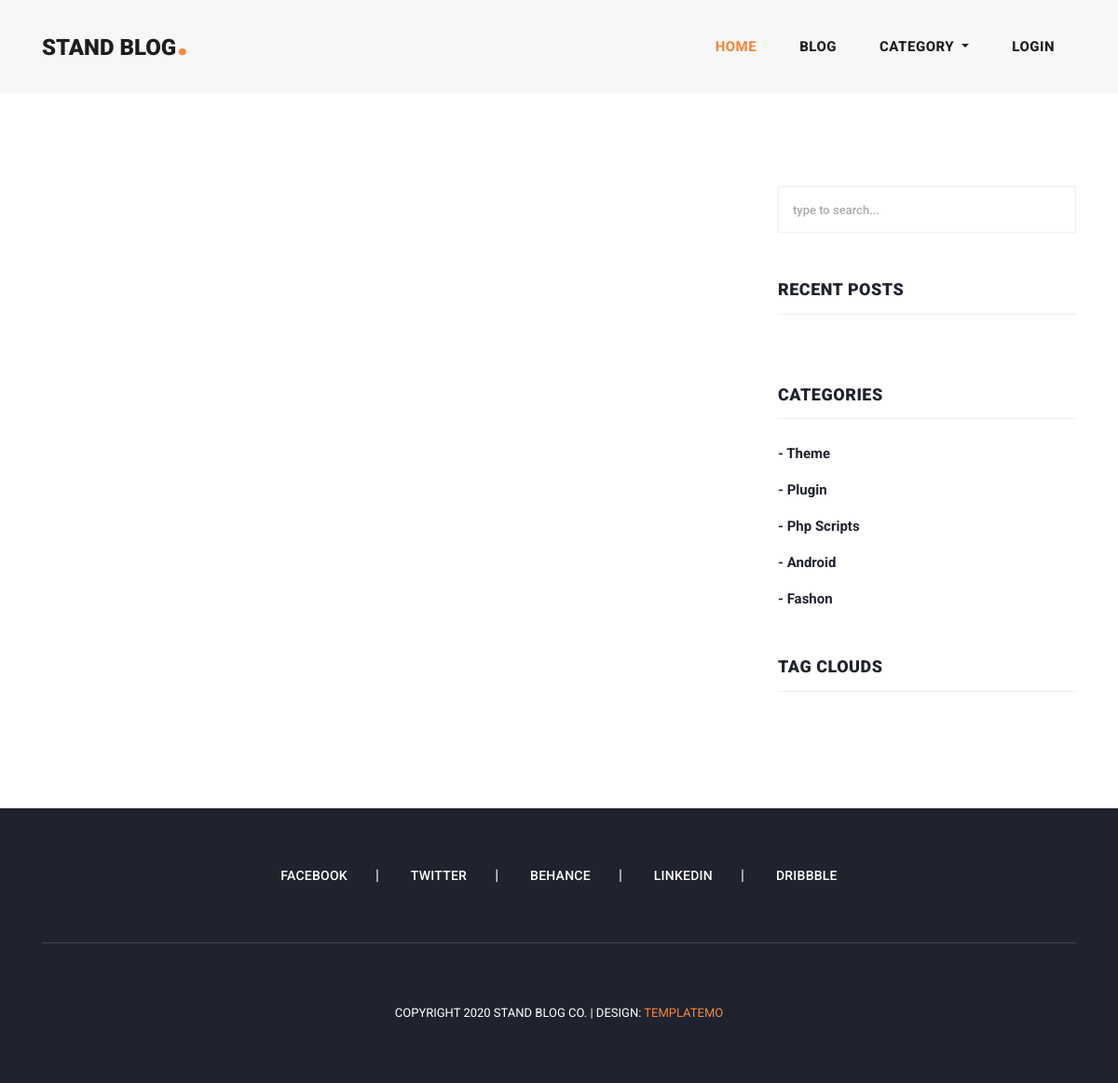
The page /search/ on the database as committed earlier.
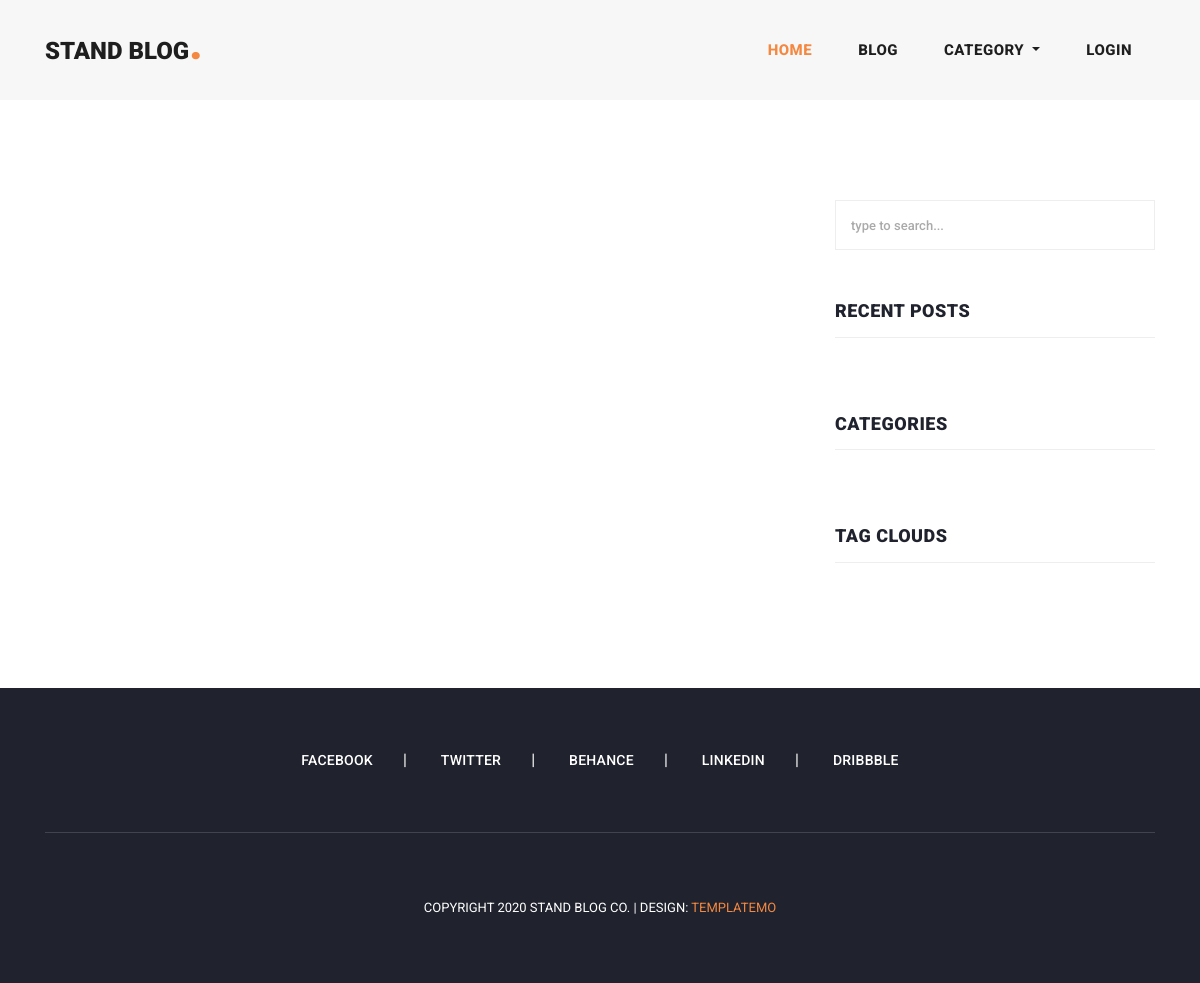
The same page on the database as committed later.
### home/models.py (models this page shows, shortened)
class Category(models.Model):
    title = models.CharField(max_length=255)
    slug = models.SlugField(unique=True , blank=True , null=True)

### home/views.py (the view)
# urls.py: path('search/', views.serch_blog , name = 'search'),
def serch_blog(request):
  serch_key =  request.GET.get('search')
  recent_blog = Blog.objects.order_by('-created')
  print(serch_key)
  if serch_key:
    blogs = Blog.objects.filter(
      Q(title__icontains = serch_key)|
      Q(category__title__icontains = serch_key)|
      Q(tags__title__icontains = serch_key )
    ).distinct()
    context = {
      'blogs':blogs,
      'recent_blogs': recent_blog
    }
    return render(request , 'search.html' , context)
  else:
    blogs = Blog.objects.all()
    context = {
      "blogs": blogs
    }
    return render(request , 'search.html' , context)

### home/context_processor.py (called while the page is built)
def get_all_categories(request):
    categories = Category.objects.all()
    context = {'categories': categories}
    return context

### templates/search.html (shortened to what this page needs)
{% extends 'base.html' %}
{% block content %}
<section class="blog-posts grid-system">
    <div class="container">
      <div class="row">
        <div class="col-lg-8">
          <div class="all-blog-posts">
            <div class="row">
             {% include 'pagination.html' %}
            </div>
          </div>
        </div>
        <div class="col-lg-4">
          <div class="sidebar">
            <div class="row">
              <div class="col-lg-12">
                <div class="sidebar-item search">
                  <form id="search_form"  method="GET" action="{%url  'search'%}">
                    <input type="text" name="search" class="searchText" placeholder="type to search..." autocomplete="on">
                  </form>
                </div>
              </div>
              {% include 'sidebar.html' with blogs=recent_blogs  %}
            </div>
          </div>
        </div>
      </div>
    </div>
  </section>
{% endblock content %}

### templates/sidebar.html (shortened to what this page needs)
<div class="col-lg-12">
  <div class="sidebar-item recent-posts">
    <div class="sidebar-heading">
      <h2>Recent Posts</h2>
    </div>
  </div>
</div>
<div class="col-lg-12">
  <div class="sidebar-item categories">
    <div class="sidebar-heading">
      <h2>Categories</h2>
    </div>
    <div class="content">
      <ul>
        {% for category in categories|slice:'5' %}
        <li><a href="{%url "category_blog" category.slug %}">- {{category.title}}</a></li>
        {% endfor %}
      </ul>
    </div>
  </div>
</div>
<div class="col-lg-12">
  <div class="sidebar-item tags">
    <div class="sidebar-heading">
      <h2>Tag Clouds</h2>
    </div>
  </div>
</div>

Rows that differ between the two databases and show on the page:
removed Category: title "Theme"
removed Category: title "Plugin"
removed Category: title "Php Scripts"
removed Category: title "Android"
removed Category: title "Fashon"
